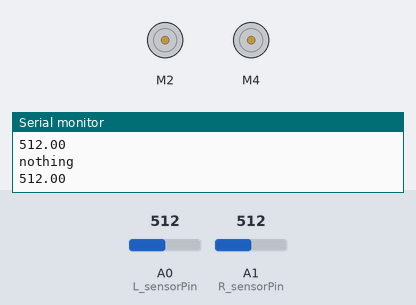
The sketch below on a simulated Arduino Uno, built with avr-gcc and run on an emulated ATmega328P. Shown: 2 × DC motor (green arrow = forward, orange = backward, longer = faster), the last lines printed to the serial monitor. The inputs (shaded band) are chosen by the test bench; at power-on: A0 (L_sensorPin) = 512, A1 (R_sensorPin) = 512.

Above: at 1.2 s.
1.3 s: A0 (L_sensorPin) set to 688
4.3 s: A0 (L_sensorPin) set to 708
At 5.4 s:
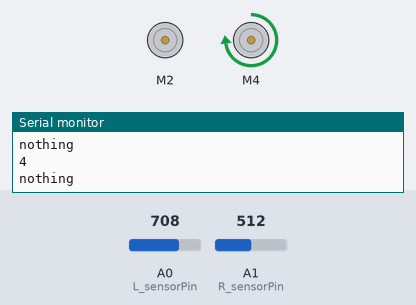
5.8 s: A1 (R_sensorPin) set to 710
8.8 s: A0 (L_sensorPin) set to 690
At 9.5 s:
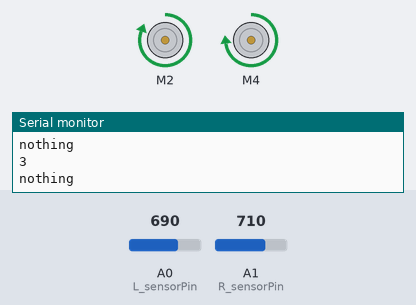
Timing chart, 0 to 11.3 s (numbered marks = the images above; inputs shaded):
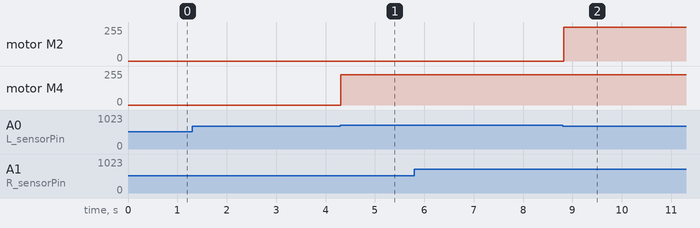

Measured:
- the behaviour switches between 700 and 701 on A0 (L_sensorPin) (found by bisection; images 0 and 1)
- after the input at 4.3 s, motor M4: stopped → forward 226/255 at once
- after the input at 8.8 s, motor M2: stopped → forward 255/255 at once

The sketch:

simple_main.ino
```cpp
#include <Adafruit_MotorShield.h>

int threshold = 700;
int L_sensorPin = A0;
int R_sensorPin = A1;

Adafruit_MotorShield AFMS = Adafruit_MotorShield();

// Define which ports are used for motors
Adafruit_DCMotor *motor1 = AFMS.getMotor(2);
Adafruit_DCMotor *motor2 = AFMS.getMotor(4);

void setup() {
  // put your setup code here, to run once:
  //AFMS.begin(uint16_t freq=1600);
  Serial.begin(9600);
  AFMS.begin();  // create with the default frequency 1.6KHz
  //Adafruit_DCMotor *motor1 = AFMS.getMotor(1);
  //Adafruit_DCMotor *motor2 = AFMS.getMotor(1);

  // Set speed & Direction for motors
  motor1->setSpeed(0);
  motor2->setSpeed(0);

  pinMode(L_sensorPin,INPUT);
  pinMode(R_sensorPin,INPUT);
}

void loop() {
  // put your main code here, to run repeatedly:
  float L_sensor = analogRead(L_sensorPin);
  float R_sensor = analogRead(R_sensorPin);

  Serial.println("nothing");
  if (L_sensor > threshold && R_sensor > threshold)
  {
   motor1->run(FORWARD);
   motor2->run(FORWARD);
   Serial.println(L_sensor);
  }
  if (L_sensor < threshold && R_sensor < threshold)
  {
    motor1->run(FORWARD);
    motor2->run(FORWARD);
   Serial.println(L_sensor);
  }
  if (L_sensor < threshold && R_sensor > threshold)
  {
   motor1->setSpeed(255);
   motor1->run(FORWARD);
   motor2->run(FORWARD);
   Serial.println("3");
  }
  if (L_sensor > threshold && R_sensor < threshold)
  {
    motor1->run(FORWARD);
    motor2->setSpeed(-30);
    motor2->run(FORWARD);
   Serial.println("4");
  }
}
```
